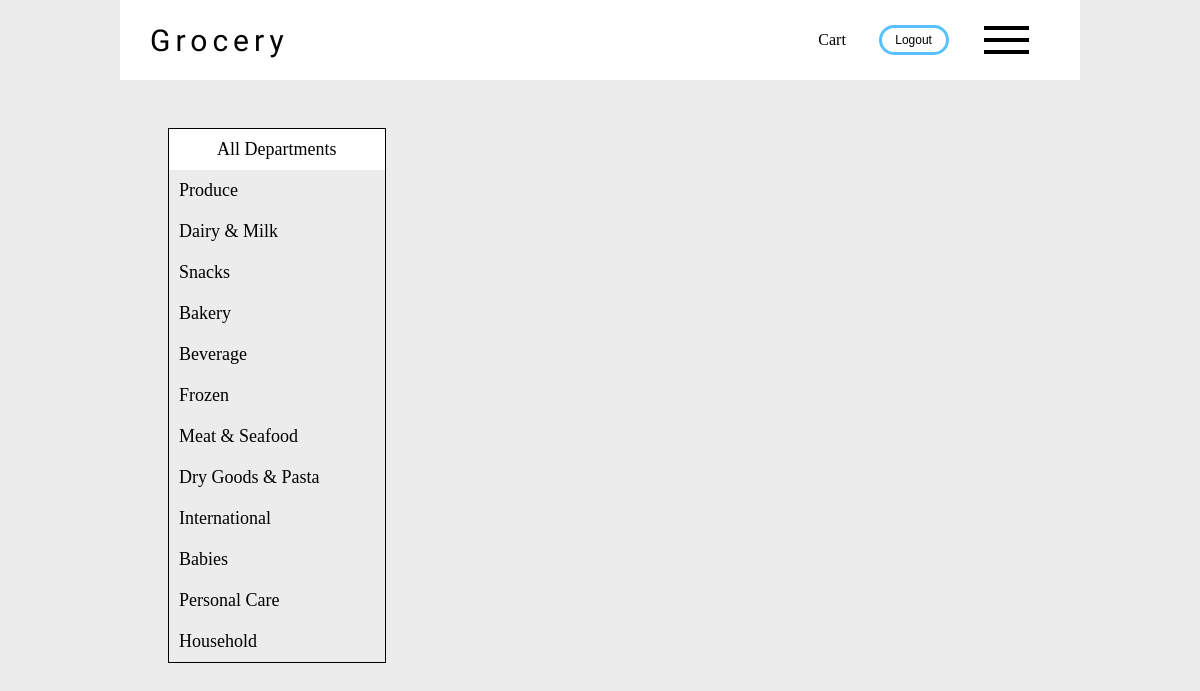
/department/Snacks (signed in), run on the app's committed database.
### store/models.py (models this page shows, shortened)
class Department(models.Model):
    name = models.CharField(max_length=30)
    image = models.ImageField(upload_to="departments", null=True)

### store/views.py (the view)
# urls.py: path('department/<str:department>', productsByDepartment, name='productsByDepartment'),
@login_required(login_url='login')
def productsByDepartment(request, department):
    allSections = Department.objects.all()
    products = Product.objects.all().filter(department__name__contains=department)
    context = {
        'products': products,
        'sections': allSections
    }
    return render(request, 'store/itemList.html', context)

### store/templates/store/ItemList.html (shortened to what this page needs)
{% extends 'store/base.html' %}
{% load static %}
{% block content %}
<div class="container-box">
    <div class="category">
        <div class="category-title category-size">All Departments</div>
        {% for item in sections %}
            <div class="category-item category-size">
                <span>{{ item.name }}</span>
            </div>
        {% endfor %}
    </div>
    <div class="showcase">
    </div>
</div>
{% endblock %}

### store/static/store/style.css (style rules this page uses)
body { margin: 0; padding: 0; box-sizing: border-box; }

### store/static/store/baseStyle.css (style rules this page uses)
body { margin: 0; padding: 0; box-sizing: border-box; background-color: rgb(236, 236, 236); }

### store/static/store/itemListStyle.css (style rules this page uses)
body { margin: 0; padding: 0; box-sizing: border-box; }
.container-box { display: flex; justify-content: space-between; width: 90%; margin: auto; }
.category { flex: 1; border: 1px solid black; display: inline-block; }
.category-size { width: 100%; font-size: 18px; padding: 10px; box-sizing: border-box; }
.category-item { cursor: pointer; transition: background-color 0.2s ease-in-out; }
.category-title { display: flex; justify-content: center; background: White; }
.showcase { flex: 3; display: flex; flex-wrap: wrap; justify-content: start; }

### data on the page
Department: name "Produce"
Department: name "Dairy & Milk"
Department: name "Snacks"
Department: name "Bakery"
Department: name "Beverage"
Department: name "Frozen"
Department: name "Meat & Seafood"
Department: name "Dry Goods & Pasta"
Department: name "International"
Department: name "Babies"
Department: name "Personal Care"
Department: name "Household"
